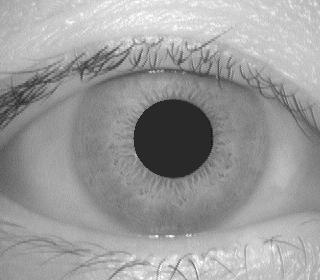
#> input picture Eye Recognition/EyePictures/001_1_2.jpg, 320 x 280 px
$ python -i pupilDetetion.py   (imports and definitions only)   (Python 2 division)
#> lines starting #> are read from the running program, lines starting #| are printed output that depends on the picture; after the words box and inside, x2 and y2 are one past the last pixel; in counts of white or black regions, pixels touching at a corner belong together
### Eye Recognition/Gettingcircles/pupilDeps.py
import heapq
import numpy as np
import copy
import matplotlib.pyplot as plt
import cv2
# def getBorderPixels(image, center, radius, thickness):
#     '''The idea of this function is to return a set of tuples representing x,y
#     coordinates of pixels along the circuference of a given circle'''
#     passs
# def getDataFromMask(mask):
#     '''This might find the pupil given the mask'''
class imageContainer:
    def __init__(self,filepath):
#> called with filepath = '../EyePictures/001_1_2.jpg'
        self.img = cv2.imread(filepath,0)
#> self.img is the input picture: shape (280, 320); min 12, max 255, mean 155
        self.ys,self.xs = self.img.shape[:2]
        self.width =1
        self.pupilRad = None
        self.valueHeap = None
        self.irisRad = None
        self.center = None
        self.mask = None
        self.maxRad = None
        self.highestBand = None
        self.irisTerritory = None
        self.histogram = None
        self.likelihood=None


# [19 lines left out: function createMaxHeap, not called in this run]

def getdistanceNumpy(myImg):
    '''this function uses numpy to generate a matrix whose values are distances
    from the center of the proposed circle. the values of this circle are then
    taken out along witht he indices and put into a min heap'''
    x = np.arange(myImg.xs)
    y = np.transpose(np.arange(myImg.ys))
    z = np.sqrt((x-myImg.center[0])**2 + (y[:, np.newaxis]-myImg.center[1])**2)
    values = [(value, index)for index, value in np.ndenumerate(z)]
    heapq.heapify(values)
    myImg.valueHeap = values


# [26 lines left out: function walkOneSide, not called in this run]

def walkOneSideBetter(direction, myImg,historySize = 10,incrementSTD = 1, cutoff = 0.5):
    '''After getting the baseline a.k.a. the brightest part of the iris, this method
    will walk outwards horizontally toward the sclera, comparing the values before
    and after the current point at which it is looking. It compiles these into a
    lits and returns the list. it compares using a t test varient'''
    data = []
    history = []#this really should be a LL or QUEUE but makes np.mean hard
    future = []
    edge = myImg.center[0]+direction*myImg.maxRad
    for i in range(historySize):
        # print (edge - direction * i, center[1])
        history.append(float(myImg.img[(int(myImg.center[1]),int(edge - direction * i))]))
        future.append(float(myImg.img[(int(myImg.center[1]),int(edge + direction * i))]))

    historyMean = np.mean(history)
    stdH = np.std(history)

    futureMean = np.mean(future)
    stdF = np.std(future)

    for i in range(0,int(min(myImg.center[0], myImg.xs - myImg.center[0])- myImg.maxRad- historySize)):
        if not (i % incrementSTD):
            stdH = np.std(history)
            stdF = np.std(future)
        newF = float(myImg.img[(int(myImg.center[1]),int(edge + direction * (i+ historySize)))])
        newH = future.pop(0)
        oldH = history.pop(0)
        history.append(newH)
        future.append(newF)
        diff = newF - newH
        futureMean += diff / historySize
        diff = newH - oldH
        historyMean += diff / historySize
        if futureMean < historyMean:
            d = 0
        else:
            d = (futureMean-historyMean)/np.hypot(stdH,stdF)
        data.append(d)
    return np.array(data)/max(data), edge

def getBaseline(myImg,width =3,saveTerritory = True):
    '''the goal of this function is to find the brightest band in the iris and use
    that to inform about whether or not an individual pixel belongs to the iris'''
    irisTerritory = []
    highestBand = []
    highestMean = 0
    history = []
    diffHistory = []
    dangaZone = False
    thres = None
    '''we don't want to start looking for a max until we are in
    iris territory so this will approximate when we reach that point'''
    maxRange = int(min(myImg.xs - myImg.center[0],myImg.center[0],myImg.ys - myImg.center[1],myImg.center[1]))
    getdistanceNumpy(myImg)
    width = myImg.width

    for i in range(0, maxRange-width,width):
        pixels = getNextBand(width, i, myImg.valueHeap)#get the pixels to be indexed in the image
        band = np.array([myImg.img[pix[1]] for pix in pixels])#get the values
        mean = np.mean(band)
        # if i <1:
        #     print(band)
        # print(mean)

        if thres == None or mean < thres:
            thres = mean
        bandmin = np.min(band)
        history.append(mean)
        if (not dangaZone) and len(history)-1:
            diffHistory.append(history[-1]-history[-2])
            if len(diffHistory)-1 and diffHistory[-1]<diffHistory[-2] and bandmin > thres:
                dangaZone = True
                pupilRad = i
        if dangaZone and mean > highestMean:
            #after we know we are in iris territory, keep track of highest mean band
            highestMean = mean
            highestBand = band
            if saveTerritory:
                irisTerritory = np.concatenate((irisTerritory,band))
        elif dangaZone and mean < highestMean:
            #if we get to the point where we are no longer increasing, return
            if saveTerritory:
                irisTerritory = np.concatenate((irisTerritory,band))
                myImg.irisTerritory = irisTerritory
            myImg.histestBand = highestBand
            myImg.pupilRad = pupilRad
            myImg.maxRad = i
            return True

    return False

# [58 lines left out: functions getBaselineOld, examineBaselinePlot, not called in this run]


def getNextBand(width, radius, heap):
    '''this function will return an appropriate amount of correct pixels given the
    current radius of a circle and the width of pixels to examine from there.
    It just pops from the heap created above'''
    numBoxes = round(np.pi * ((2* radius * width) + width**2))
    # print(numBoxes)
    return [heapq.heappop(heap) for i in range(int(numBoxes))]

def islandProblem(mask,myImg):
    global mean
    global number
    global foundOne
    global start
    mean = [0.0,0.0]
    number = 0
    ys,xs = mask.shape[:2]
    xmid = xs/2
    ymid = ys/2
    getdistanceNumpy(myImg)
    start = 1
    foundOne = 1
    width = 1
    i = 0
    # print(values)
    # print(values[:100])
    def updateMean(newNum,maskVal):
        global mean
        global number
        global foundOne
        global start
        if maskVal:
            number +=1
            mean[0] += (newNum[1][0]-mean[0])/number
            mean[1] += (newNum[1][1]-mean[1])/number
            foundOne = 1
            start = 0

    while start or foundOne:
        foundOne = 0
        pixels = getNextBand(width, i, myImg.valueHeap)
        i += width
        [updateMean(newNum,mask[newNum[1]]) for newNum in pixels]

    mean = mean[::-1]
    return mean


def expandLateral(myImg):
    '''This method will use the better walk to get the lists of one side of the
    eye with the other. It will then multuply the lists together to get an approximate of
    where a radius could be'''
    print(getBaseline(myImg))
    irisRadRight,edgeRight = walkOneSideBetter(1,myImg)
    irisRadLeft,edgeLeft = walkOneSideBetter(-1,myImg)
    total = irisRadLeft * irisRadRight
    total = 255 * total/max(total)
    myImg.edgeRight = edgeRight
    myImg.edgeLeft = edgeLeft
    return 255*irisRadLeft,total,255*irisRadRight

### Eye Recognition/Gettingcircles/pupilDetetion.py
import cv2
import numpy as np
import os
from operator import itemgetter
import Queue
from pupilDeps import *


# values = getdistanceNumpy((100,100),(240,480))
width = 3
# for i in range(0, width*20,width):
#     print getNextBand(width, i, values)
bins = np.arange(256)
# [15 lines left out: function irisLikelihood, not called in this run]

def irisLikelihoodVairable(myImg, size,spacing):
    if myImg.pupilRad is None:
        getBaseline(myImg)
    if myImg.irisTerritory is None:
        myImg.irisTerritory = myImg.highestBand
    myImg.histogram =  np.array(np.histogram(myImg.irisTerritory,bins = bins)[0],np.float32)/len(myImg.irisTerritory)
    img = np.array(myImg.img)
    holder = np.zeros(img.shape,dtype=np.float32)
    area= size[1] * size[0]
    numx,numy= 1 + (myImg.xs-size[0])/spacing[0],1 + (myImg.ys-size[1])/spacing[1]
    for i in range(numx):
        for j in range(numy):
            matrix = img[j*spacing[1]:j*spacing[1] + size[1] ,i*spacing[0]:i*spacing[0] + size[0]]
            hist = np.histogram(matrix,bins=bins)[0]
            hist = np.array(hist,dtype=np.float32)/area
            # print(sum(hist))
            likelihood = 255.0* np.sum(np.sqrt(hist * myImg.histogram))
            # print(likelihood)
            holder[size[1]//2 + j*spacing[1]:size[1]//2 +(j+1)*spacing[1] ,size[0]//2 + i*spacing[0]:size[0]//2 + (i+1)*spacing[0]] = likelihood
    img[:,:] = holder
    myImg.likelihood =  img


# [10 lines left out: function examineLikelihood, not called in this run]


def getMask(myImg):
    x = np.arange(myImg.xs)
    y = np.transpose(np.arange(myImg.ys))
    z = np.sqrt((x-myImg.center[0])**2 + (y[:, np.newaxis]-myImg.center[1])**2)
    return (myImg.pupilRad<z) & (z < myImg.irisRad)

#

# def changeValue(img, ):
# [39 lines left out: functions examineBaseline, showLateral, not called in this run]

def displayImg(filename):
    '''mainloop ive used for testing the expansion technique. This uses a
    combinations of bluirring, erosion, a mask, and gradient to get a likely
    pupil out of an image'''
    history = []
    myImg = imageContainer(filename)
    myImg.center = myImg.xs,myImg.ys
    cv2.imshow('detected circles',myImg.img)
    cv2.waitKey(0)
    img = cv2.medianBlur(myImg.img,5)
    kernel = np.ones((3,3),np.uint8)
    gray_filtered = cv2.inRange(img, 0, 60)
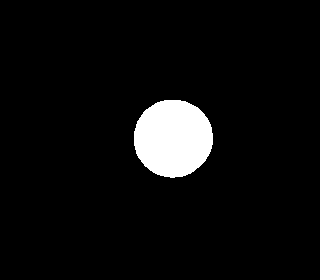
#> gray_filtered: shape (280, 320); 5.4% white; 1 white region, box (x1, y1, x2, y2) and area: (134, 100, 213, 178) 4857
    mask = cv2.erode(gray_filtered,kernel,iterations = 1)
#> mask: shape (280, 320); 5.1% white; 1 white region, box (x1, y1, x2, y2) and area: (135, 101, 212, 177) 4547
    print("masks done")
    centerIsland = islandProblem(mask,myImg)
#> in getdistanceNumpy, `values = [(value, index)for index, value in np.ndenumerate(z)]`:
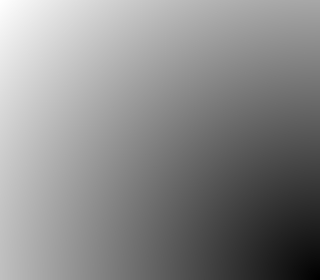
#> z: shape (280, 320) float64; min 1.41, max 425.2, mean 230.5; drawn with min black and max white
#> after the loop in islandProblem, `while start or foundOne:`: i = 122
#> centerIsland = [172.7, 138]
    myImg.center = int(centerIsland[0]),int(centerIsland[1])
#> myImg.center = (172, 137)
    print("island done")
    mask = cv2.morphologyEx(mask, cv2.MORPH_GRADIENT, kernel)
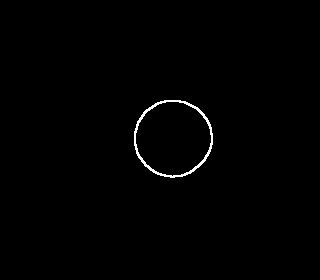
#> mask: shape (280, 320); 0.68% white in thin lines or dots, all inside (x1, y1, x2, y2) = (134, 100, 213, 178)
    circles = cv2.HoughCircles(mask,cv2.HOUGH_GRADIENT,2,100,
                                param1=80,param2=60)
#> circles = [[173, 137, 37.8]]
    print("Circles found")
    left,total,right = expandLateral(myImg)
#> in getBaseline, `maxRange = int(min(myImg.xs - myImg.center[0],myImg.center[0],myImg.ys..`: maxRange = 137
#> in getdistanceNumpy (call 2), `z = np.sqrt((x-myImg.center[0])**2 + (y[:, np.newaxis]-myImg.center[1]..`:
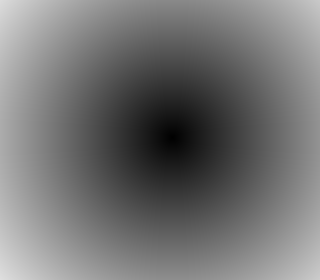
#> z: shape (280, 320) float64; min 0, max 223, mean 115.4
#> in getdistanceNumpy (call 2), `values = [(value, index)for index, value in np.ndenumerate(z)]`: values = 89600 items
#> the loop in getBaseline, `for i in range(0, maxRange-width,width):` made 56 passes
#> (pixels, mean, thres, bandmin) on pass 1: ([(0, (137, 172)), (1, (136, 172)), (1, (137, 171))], 41, 41, 41)
#> after the loop in getBaseline, `for i in range(0, maxRange-width,width):`: dangaZone = True; diffHistory = 41 values, max 24.39 at index 39, min -0.296 at index 33, mean 2.03; highestBand = 342 values, max 177 at index 152, min 125 at index 155, mean 147.6; highestMean = 147.6; history = 56 values, max 147.6 at index 54, min 40.72 at index 34, mean 69.48; irisTerritory = 4571 values, max 180 at index 878, min 84 at index 31, mean 140; pupilRad = 41; thres = 40.72
#> in walkOneSideBetter, `edge = myImg.center[0]+direction*myImg.maxRad`: edge = 227
#> after the loop in walkOneSideBetter, `for i in range(historySize):`: future = [147, 149, 142, 140, 144, 145, 143, 141, 141, 143]; history = [147, 139, 141, 150, 145, 142, 138, 138, 140, 138]
#> in walkOneSideBetter, `historyMean = np.mean(history)`: historyMean = 141.8
#> in walkOneSideBetter, `stdH = np.std(history)`: stdH = 3.99
#> in walkOneSideBetter, `futureMean = np.mean(future)`: futureMean = 143.5
#> in walkOneSideBetter, `stdF = np.std(future)`: stdF = 2.69
#> the loop in walkOneSideBetter, `for i in range(0,int(min(myImg.center[0], myImg.xs - myImg.center[0])-..` made 83 passes
#> (stdH, stdF, newF, newH, oldH, futureMean, historyMean) on passes 1, 4, 22, 23, 24, 25, 26, 27: (3.99, 2.69, 143, 147, 147, 143.1, 141.8), (4.37, 1.43, 135, 140, 150, 142, 141.9), (5.2, 4.45, 142, 126, 143, 133.2, 131.8), (4.56, 5, 141, 129, 142, 134.4, 130.5), (3.07, 5.28, 130, 130, 135, 134.4, 130), (2.68, 5.28, 131, 130, 135, 134.5, 129.5), (2.11, 5.2, 139, 132, 134, 135.2, 129.3), (1.73, 5.29, 139, 134, 132, 135.7, 129.5)
    print("found edges")
    # print(myImg.center[0])
    # print(right-myImg.center[0])
    myImg.irisRad = int(myImg.edgeRight-myImg.center[0]) + np.argmax(total)
    if circles is not None:
        for i in circles[0,:]:
            # draw the outer circle
            myImg.pupilRad+= i[2]
            myImg.pupilRad =int(myImg.pupilRad//2)
            # cv2.circle(img,centerIsland,i[2],255,1, cv2.LINE_AA)
            # # # draw the center of the circle
            # cv2.circle(img,centerIsland,2,255,3)
            # center = (i[0],i[1])
            break
#> this loop made 1 pass
    cv2.circle(myImg.img,myImg.center,2,255,3)
#> myImg.img: shape (280, 320); 0.05% of pixels changed, all inside (x1, y1, x2, y2) = (168, 133, 177, 142)
    cv2.circle(myImg.img,myImg.center,int(myImg.pupilRad),255,1, cv2.LINE_AA)
    cv2.circle(myImg.img,myImg.center,int(myImg.irisRad),255,1, cv2.LINE_AA)
    irisLikelihoodVairable(myImg,size=[10,10] ,spacing=[2,2])
#> after the loop in irisLikelihoodVairable, `for i in range(numx):`:
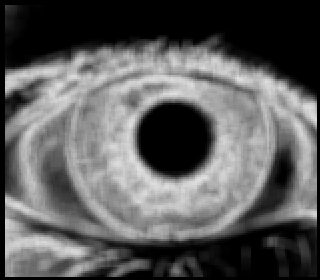
#> holder: shape (280, 320) float32; min 0, max 224, mean 92.6
    print("Examined likelihood")
    cv2.imshow('detected circles',myImg.likelihood)
    cv2.waitKey(0)
    myImg.likelihood[:,:] = np.where(getMask(myImg),myImg.likelihood[:,:],0)
#> in getMask, `return (myImg.pupilRad<z) & (z < myImg.irisRad)`:
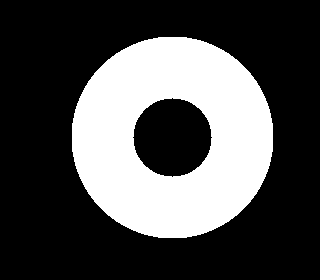
#> returned value: shape (280, 320) bool; 30.4% white; 1 white region, box (x1, y1, x2, y2) and area: (72, 37, 273, 238) 27228
    myImg.img[:,:] = np.where(getMask(myImg),myImg.img[:,:],0)
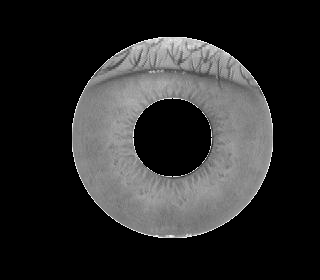
#> myImg.img: shape (280, 320); min 0, max 255, mean 42.6
    # [13 lines of commented-out code are left out]
    cv2.imshow('detected circles',myImg.img)
    cv2.waitKey(0)
    cv2.imshow('detected circles',myImg.likelihood)
    cv2.waitKey(0)
#
#
# cv2.destroyAllWindows()

# [10 lines not run here, left out]

>>> result = displayImg('../EyePictures/001_1_2.jpg')

$ run again, on Eye Recognition/EyePictures/001_2_3.jpg
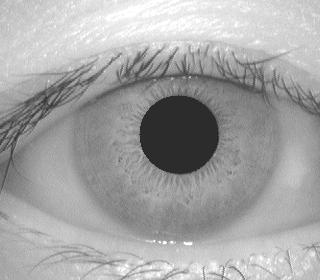
#> input picture Eye Recognition/EyePictures/001_2_3.jpg, 320 x 280 px
#> in __init__, self.img is the input picture: shape (280, 320); min 23, max 255, mean 164.4
#> in displayImg, `gray_filtered = cv2.inRange(img, 0, 60)`:
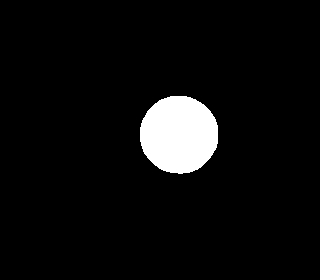
#> gray_filtered: shape (280, 320); 5.4% white; 1 white region, box (x1, y1, x2, y2) and area: (140, 96, 218, 174) 4816
#> after the loop in islandProblem, `while start or foundOne:`: i = 121
#> centerIsland = [178.6, 134.2]
#> in displayImg, `myImg.center = int(centerIsland[0]),int(centerIsland[1])`: myImg.center = (178, 134)
#> circles = [[177, 135, 38.4]]
#> maxRange = 134
#> the loop in getBaseline, `for i in range(0, maxRange-width,width):` made 44 passes
#> (pixels, mean, thres, bandmin) on pass 1: ([(0, (134, 178)), (1, (133, 178)), (1, (134, 177))], 44, 44, 44)
#> after the loop in getBaseline, `for i in range(0, maxRange-width,width):`: dangaZone = True; diffHistory = 40 values, max 46.33 at index 38, min -0.736 at index 36, mean 1.86; highestBand = 267 values, max 173 at index 45, min 99 at index 40, mean 135.6; highestMean = 135.6; history = 44 values, max 135.6 at index 42, min 43.51 at index 37, mean 52.96; irisTerritory = 1055 values, max 185 at index 88, min 57 at index 35, mean 130.2; pupilRad = 40; thres = 43.51
#> edge = 221
#> after the loop in walkOneSideBetter, `for i in range(historySize):`: future = [131, 131, 132, 152, 147, 155, 158, 145, 140, 147]; history = [131, 120, 111, 77, 35, 46, 44, 44, 44, 44]
#> in walkOneSideBetter, `historyMean = np.mean(history)`: historyMean = 69.6
#> in walkOneSideBetter, `stdH = np.std(history)`: stdH = 35.29
#> in walkOneSideBetter, `futureMean = np.mean(future)`: futureMean = 143.8
#> in walkOneSideBetter, `stdF = np.std(future)`: stdF = 9.47
#> the loop in walkOneSideBetter, `for i in range(0,int(min(myImg.center[0], myImg.xs - myImg.center[0])-..` made 89 passes
#> (stdH, stdF, newF, newH, oldH, futureMean, historyMean) on passes 1 to 8: (35.29, 9.47, 150, 131, 131, 145.7, 69.6), (35.29, 8.58, 155, 131, 120, 148.1, 70.7), (36.98, 7.41, 150, 132, 111, 149.9, 72.8), (39.7, 5.11, 148, 152, 77, 149.5, 80.3), (46.32, 5.08, 149, 147, 35, 149.7, 91.5), (47.54, 5.02, 147, 155, 46, 148.9, 102.4), (48.34, 4.74, 142, 158, 44, 147.3, 113.8), (46.64, 4.05, 143, 145, 44, 147.1, 123.9)
#> the loop in displayImg, `for i in circles[0,:]:` made 1 pass
#> in displayImg, `myImg.img[:,:] = np.where(getMask(myImg),myImg.img[:,:],0)`:
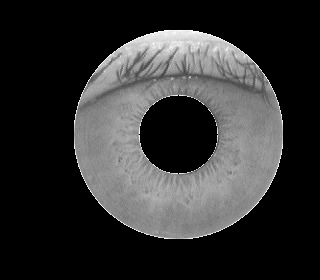
#> myImg.img: shape (280, 320); min 0, max 255, mean 49.1

$ run again, on Eye Recognition/EyePictures/001_2_4.jpg
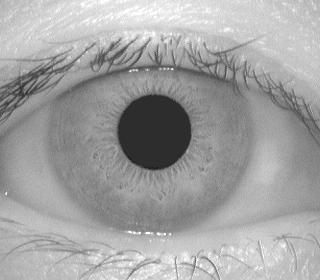
#> input picture Eye Recognition/EyePictures/001_2_4.jpg, 320 x 280 px
#> in __init__, self.img is the input picture: shape (280, 320); min 29, max 255, mean 162.1
#> in displayImg, `gray_filtered = cv2.inRange(img, 0, 60)`:
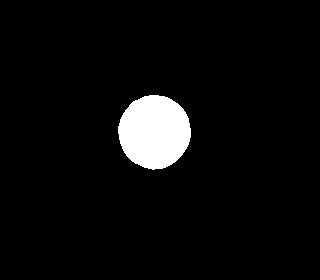
#> gray_filtered: shape (280, 320); 4.7% white; 1 white region, box (x1, y1, x2, y2) and area: (118, 95, 191, 170) 4216
#> after the loop in islandProblem, `while start or foundOne:`: i = 130
#> centerIsland = [154.1, 131.5]
#> in displayImg, `myImg.center = int(centerIsland[0]),int(centerIsland[1])`: myImg.center = (154, 131)
#> circles = [[153, 131, 35.2]]
#> maxRange = 131
#> the loop in getBaseline, `for i in range(0, maxRange-width,width):` made 55 passes
#> (pixels, mean, thres, bandmin) on pass 1: ([(0, (131, 154)), (1, (130, 154)), (1, (131, 153))], 45, 45, 45)
#> after the loop in getBaseline, `for i in range(0, maxRange-width,width):`: dangaZone = True; diffHistory = 38 values, max 32.33 at index 36, min -0.446 at index 33, mean 1.95; highestBand = 336 values, max 179 at index 275, min 127 at index 283, mean 152.2; highestMean = 152.2; history = 55 values, max 152.2 at index 53, min 44.81 at index 34, mean 76.68; irisTerritory = 4966 values, max 182 at index 1974, min 58 at index 6, mean 144.7; pupilRad = 38; thres = 44.81
#> edge = 208
#> after the loop in walkOneSideBetter, `for i in range(historySize):`: future = [155, 148, 141, 155, 153, 145, 156, 147, 148, 147]; history = [155, 148, 152, 156, 155, 152, 151, 153, 156, 155]
#> in walkOneSideBetter, `historyMean = np.mean(history)`: historyMean = 153.3
#> in walkOneSideBetter, `stdH = np.std(history)`: stdH = 2.45
#> in walkOneSideBetter, `futureMean = np.mean(future)`: futureMean = 149.5
#> in walkOneSideBetter, `stdF = np.std(future)`: stdF = 4.74
#> the loop in walkOneSideBetter, `for i in range(0,int(min(myImg.center[0], myImg.xs - myImg.center[0])-..` made 90 passes
#> (stdH, stdF, newF, newH, oldH, futureMean, historyMean) on passes 23 to 30: (5.3, 3.23, 141, 137, 146, 136.1, 135.6), (4.27, 3.59, 137, 132, 143, 136.6, 134.5), (3.58, 3.32, 133, 130, 139, 136.9, 133.6), (3.47, 2.81, 132, 135, 136, 136.6, 133.5), (3.41, 3.14, 132, 140, 138, 135.8, 133.7), (3.72, 3.19, 133, 139, 135, 135.2, 134.1), (4.04, 3.09, 134, 135, 130, 135.1, 134.6), (3.8, 3.11, 136, 133, 128, 135.4, 135.1)
#> the loop in displayImg, `for i in circles[0,:]:` made 1 pass
#> in displayImg, `myImg.img[:,:] = np.where(getMask(myImg),myImg.img[:,:],0)`:
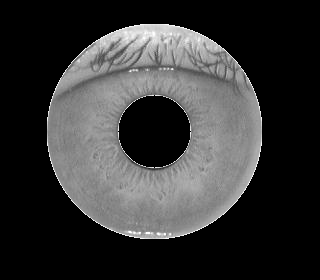
#> myImg.img: shape (280, 320); min 0, max 255, mean 53.4

$ run again, on Eye Recognition/EyePictures/002_1_1.jpg
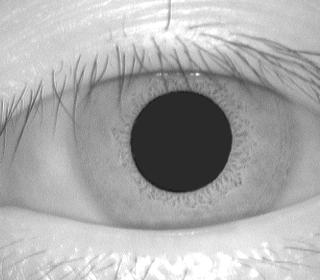
#> input picture Eye Recognition/EyePictures/002_1_1.jpg, 320 x 280 px
#> in __init__, self.img is the input picture: shape (280, 320); min 23, max 255, mean 170.7
#> gray_filtered: shape (280, 320); 9% white; 1 white region, box (x1, y1, x2, y2) and area: (131, 91, 232, 192) 8028
#> after the loop in islandProblem, `while start or foundOne:`: i = 124
#> centerIsland = [180.6, 141.1]
#> in displayImg, `myImg.center = int(centerIsland[0]),int(centerIsland[1])`: myImg.center = (180, 141)
#> circles = [[181, 141, 49.2]]
#> maxRange = 139
#> the loop in getBaseline, `for i in range(0, maxRange-width,width):` made 64 passes
#> (pixels, mean, thres, bandmin) on pass 1: ([(0, (141, 180)), (1, (140, 180)), (1, (141, 179))], 42, 42, 42)
#> after the loop in getBaseline, `for i in range(0, maxRange-width,width):`: dangaZone = True; diffHistory = 52 values, max 34.61 at index 50, min -1.17 at index 47, mean 1.63; highestBand = 393 values, max 192 at index 47, min 94 at index 118, mean 154.9; highestMean = 154.9; history = 64 values, max 154.9 at index 62, min 40.71 at index 48, mean 63.18; irisTerritory = 4373 values, max 194 at index 3518, min 73 at index 5, mean 148.6; pupilRad = 52; thres = 40.71
#> edge = 243
#> after the loop in walkOneSideBetter, `for i in range(historySize):`: future = [157, 159, 154, 155, 162, 165, 168, 168, 164, 158]; history = [157, 146, 136, 133, 141, 141, 146, 145, 152, 135]
#> in walkOneSideBetter, `historyMean = np.mean(history)`: historyMean = 143.2
#> in walkOneSideBetter, `stdH = np.std(history)`: stdH = 7.21
#> in walkOneSideBetter, `futureMean = np.mean(future)`: futureMean = 161
#> in walkOneSideBetter, `stdF = np.std(future)`: stdF = 4.88
#> the loop in walkOneSideBetter, `for i in range(0,int(min(myImg.center[0], myImg.xs - myImg.center[0])-..` made 67 passes
#> (stdH, stdF, newF, newH, oldH, futureMean, historyMean) on passes 1 to 8: (7.21, 4.88, 158, 157, 157, 161.1, 143.2), (7.21, 4.81, 165, 159, 146, 161.7, 144.5), (8.63, 4.88, 172, 154, 136, 163.5, 146.3), (8.54, 5.02, 165, 155, 133, 164.5, 148.5), (7.62, 4.15, 167, 162, 141, 165, 150.6), (8.14, 4.12, 167, 165, 141, 165.2, 153), (8.49, 4.17, 164, 168, 146, 164.8, 155.2), (9.21, 4.07, 162, 168, 145, 164.2, 157.5)
#> the loop in displayImg, `for i in circles[0,:]:` made 1 pass
#> in displayImg, `myImg.img[:,:] = np.where(getMask(myImg),myImg.img[:,:],0)`:
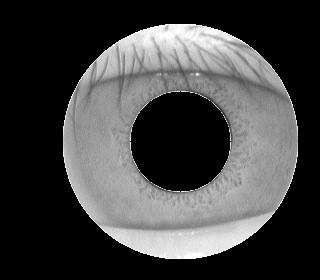
#> myImg.img: shape (280, 320); min 0, max 255, mean 66.3
